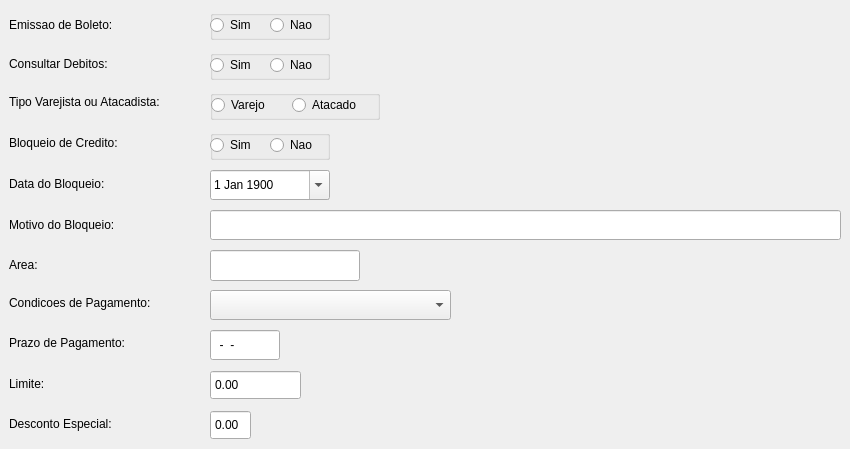
    <widget class="QWidget" name="tab_6">
     <attribute name="title">
      <string>Financeiro</string>
     </attribute>
     <widget class="QLabel" name="label_37">
      <property name="geometry">
       <rect>
        <x>9</x>
        <y>49</y>
        <width>190</width>
        <height>30</height>
       </rect>
      </property>
      <property name="text">
       <string>Consultar Debitos:</string>
      </property>
     </widget>
     <widget class="QLabel" name="label_31">
      <property name="geometry">
       <rect>
        <x>9</x>
        <y>10</y>
        <width>190</width>
        <height>30</height>
       </rect>
      </property>
      <property name="text">
       <string>Emissao de Boleto:</string>
      </property>
     </widget>
     <widget class="QLabel" name="label_38">
      <property name="geometry">
       <rect>
        <x>9</x>
        <y>288</y>
        <width>190</width>
        <height>29</height>
       </rect>
      </property>
      <property name="text">
       <string>Condicoes de Pagamento:</string>
      </property>
     </widget>
     <widget class="QLineEdit" name="mprazo_pag">
      <property name="geometry">
       <rect>
        <x>210</x>
        <y>330</y>
        <width>70</width>
        <height>30</height>
       </rect>
      </property>
      <property name="styleSheet">
       <string notr="true"/>
      </property>
      <property name="inputMask">
       <string>99-99-99</string>
      </property>
     </widget>
     <widget class="QLabel" name="label_30">
      <property name="geometry">
       <rect>
        <x>9</x>
        <y>328</y>
        <width>190</width>
        <height>30</height>
       </rect>
      </property>
      <property name="text">
       <string>Prazo de Pagamento:</string>
      </property>
     </widget>
     <widget class="QLabel" name="label_35">
      <property name="geometry">
       <rect>
        <x>9</x>
        <y>369</y>
        <width>190</width>
        <height>29</height>
       </rect>
      </property>
      <property name="text">
       <string>Limite:</string>
      </property>
     </widget>
     <widget class="QLabel" name="label_39">
      <property name="geometry">
       <rect>
        <x>9</x>
        <y>128</y>
        <width>190</width>
        <height>30</height>
       </rect>
      </property>
      <property name="text">
       <string>Bloqueio de Credito:</string>
      </property>
     </widget>
     <widget class="QLabel" name="label_36">
      <property name="geometry">
       <rect>
        <x>9</x>
        <y>409</y>
        <width>190</width>
        <height>29</height>
       </rect>
      </property>
      <property name="text">
       <string>Desconto Especial:</string>
      </property>
     </widget>
     <widget class="QLabel" name="label_33">
      <property name="geometry">
       <rect>
        <x>9</x>
        <y>87</y>
        <width>190</width>
        <height>30</height>
       </rect>
      </property>
      <property name="text">
       <string>Tipo Varejista ou Atacadista:</string>
      </property>
     </widget>
     <widget class="QLineEdit" name="marea">
      <property name="geometry">
       <rect>
        <x>210</x>
        <y>250</y>
        <width>150</width>
        <height>31</height>
       </rect>
      </property>
      <property name="styleSheet">
       <string notr="true"/>
      </property>
      <property name="maxLength">
       <number>15</number>
      </property>
     </widget>
     <widget class="QDateEdit" name="mdata_bloq">
      <property name="geometry">
       <rect>
        <x>210</x>
        <y>170</y>
        <width>120</width>
        <height>30</height>
       </rect>
      </property>
      <property name="styleSheet">
       <string notr="true"/>
      </property>
      <property name="calendarPopup">
       <bool>true</bool>
      </property>
      <property name="date">
       <date>
        <year>1900</year>
        <month>1</month>
        <day>1</day>
       </date>
      </property>
     </widget>
     <widget class="QLabel" name="label_41">
      <property name="geometry">
       <rect>
        <x>9</x>
        <y>210</y>
        <width>190</width>
        <height>29</height>
       </rect>
      </property>
      <property name="text">
       <string>Motivo do Bloqueio:</string>
      </property>
     </widget>
     <widget class="QLineEdit" name="mobs_bloq">
      <property name="geometry">
       <rect>
        <x>210</x>
        <y>210</y>
        <width>631</width>
        <height>30</height>
       </rect>
      </property>
      <property name="styleSheet">
       <string notr="true"/>
      </property>
      <property name="maxLength">
       <number>60</number>
      </property>
     </widget>
     <widget class="QLabel" name="label_40">
      <property name="geometry">
       <rect>
        <x>9</x>
        <y>168</y>
        <width>190</width>
        <height>31</height>
       </rect>
      </property>
      <property name="text">
       <string>Data do Bloqueio:</string>
      </property>
     </widget>
     <widget class="QLabel" name="label_34">
      <property name="geometry">
       <rect>
        <x>9</x>
        <y>250</y>
        <width>190</width>
        <height>30</height>
       </rect>
      </property>
      <property name="text">
       <string>Area:</string>
      </property>
     </widget>
     <widget class="QDoubleSpinBox" name="doubleSpinBox">
      <property name="geometry">
       <rect>
        <x>210</x>
        <y>370</y>
        <width>91</width>
        <height>30</height>
       </rect>
      </property>
      <property name="styleSheet">
       <string notr="true"/>
      </property>
      <property name="alignment">
       <set>Qt::AlignLeading|Qt::AlignLeft|Qt::AlignVCenter</set>
      </property>
      <property name="buttonSymbols">
       <enum>QAbstractSpinBox::NoButtons</enum>
      </property>
      <property name="minimum">
       <double>0.000000000000000</double>
      </property>
      <property name="maximum">
       <double>9999999999.000000000000000</double>
      </property>
      <property name="value">
       <double>0.000000000000000</double>
      </property>
     </widget>
     <widget class="QDoubleSpinBox" name="doubleSpinBox_2">
      <property name="geometry">
       <rect>
        <x>210</x>
        <y>410</y>
        <width>41</width>
        <height>30</height>
       </rect>
      </property>
      <property name="layoutDirection">
       <enum>Qt::LeftToRight</enum>
      </property>
      <property name="autoFillBackground">
       <bool>false</bool>
      </property>
      <property name="styleSheet">
       <string notr="true"/>
      </property>
      <property name="alignment">
       <set>Qt::AlignLeading|Qt::AlignLeft|Qt::AlignVCenter</set>
      </property>
      <property name="readOnly">
       <bool>false</bool>
      </property>
      <property name="buttonSymbols">
       <enum>QAbstractSpinBox::NoButtons</enum>
      </property>
      <property name="showGroupSeparator" stdset="0">
       <bool>false</bool>
      </property>
      <property name="decimals">
       <number>2</number>
      </property>
      <property name="minimum">
       <double>0.000000000000000</double>
      </property>
      <property name="value">
       <double>0.000000000000000</double>
      </property>
     </widget>
     <widget class="QComboBox" name="comboBox_16">
      <property name="geometry">
       <rect>
        <x>210</x>
        <y>290</y>
        <width>241</width>
        <height>30</height>
       </rect>
      </property>
      <property name="styleSheet">
       <string notr="true"/>
      </property>
     </widget>
     <widget class="QGroupBox" name="groupBox_3">
      <property name="geometry">
       <rect>
        <x>210</x>
        <y>10</y>
        <width>120</width>
        <height>30</height>
       </rect>
      </property>
      <property name="title">
       <string/>
      </property>
      <widget class="QRadioButton" name="rb_boleto_nao">
       <property name="geometry">
        <rect>
         <x>60</x>
         <y>0</y>
         <width>60</width>
         <height>30</height>
        </rect>
       </property>
       <property name="text">
        <string>Nao</string>
       </property>
      </widget>
      <widget class="QRadioButton" name="rb_boleto_sim">
       <property name="geometry">
        <rect>
         <x>0</x>
         <y>0</y>
         <width>60</width>
         <height>30</height>
        </rect>
       </property>
       <property name="styleSheet">
        <string notr="true"/>
       </property>
       <property name="text">
        <string>Sim</string>
       </property>
      </widget>
     </widget>
     <widget class="QGroupBox" name="groupBox_4">
      <property name="geometry">
       <rect>
        <x>210</x>
        <y>50</y>
        <width>120</width>
        <height>30</height>
       </rect>
      </property>
      <property name="title">
       <string/>
      </property>
      <widget class="QRadioButton" name="rb_spc_nao">
       <property name="geometry">
        <rect>
         <x>60</x>
         <y>0</y>
         <width>60</width>
         <height>30</height>
        </rect>
       </property>
       <property name="text">
        <string>Nao</string>
       </property>
      </widget>
      <widget class="QRadioButton" name="rb_spc_sim">
       <property name="geometry">
        <rect>
         <x>0</x>
         <y>0</y>
         <width>60</width>
         <height>30</height>
        </rect>
       </property>
       <property name="text">
        <string>Sim</string>
       </property>
      </widget>
     </widget>
     <widget class="QGroupBox" name="groupBox_5">
      <property name="geometry">
       <rect>
        <x>210</x>
        <y>90</y>
        <width>170</width>
        <height>30</height>
       </rect>
      </property>
      <property name="title">
       <string/>
      </property>
      <widget class="QRadioButton" name="rb_atac">
       <property name="geometry">
        <rect>
         <x>82</x>
         <y>0</y>
         <width>90</width>
         <height>30</height>
        </rect>
       </property>
       <property name="text">
        <string>Atacado</string>
       </property>
      </widget>
      <widget class="QRadioButton" name="rb_vare">
       <property name="geometry">
        <rect>
         <x>1</x>
         <y>0</y>
         <width>80</width>
         <height>30</height>
        </rect>
       </property>
       <property name="text">
        <string>Varejo</string>
       </property>
      </widget>
     </widget>
     <widget class="QGroupBox" name="groupBox_6">
      <property name="geometry">
       <rect>
        <x>210</x>
        <y>130</y>
        <width>120</width>
        <height>30</height>
       </rect>
      </property>
      <property name="title">
       <string/>
      </property>
      <widget class="QRadioButton" name="rb_bloqueio_nao">
       <property name="geometry">
        <rect>
         <x>60</x>
         <y>0</y>
         <width>60</width>
         <height>30</height>
        </rect>
       </property>
       <property name="text">
        <string>Nao</string>
       </property>
      </widget>
      <widget class="QRadioButton" name="rb_bloqueio_sim">
       <property name="geometry">
        <rect>
         <x>0</x>
         <y>0</y>
         <width>60</width>
         <height>30</height>
        </rect>
       </property>
       <property name="text">
        <string>Sim</string>
       </property>
      </widget>
     </widget>
    </widget>
